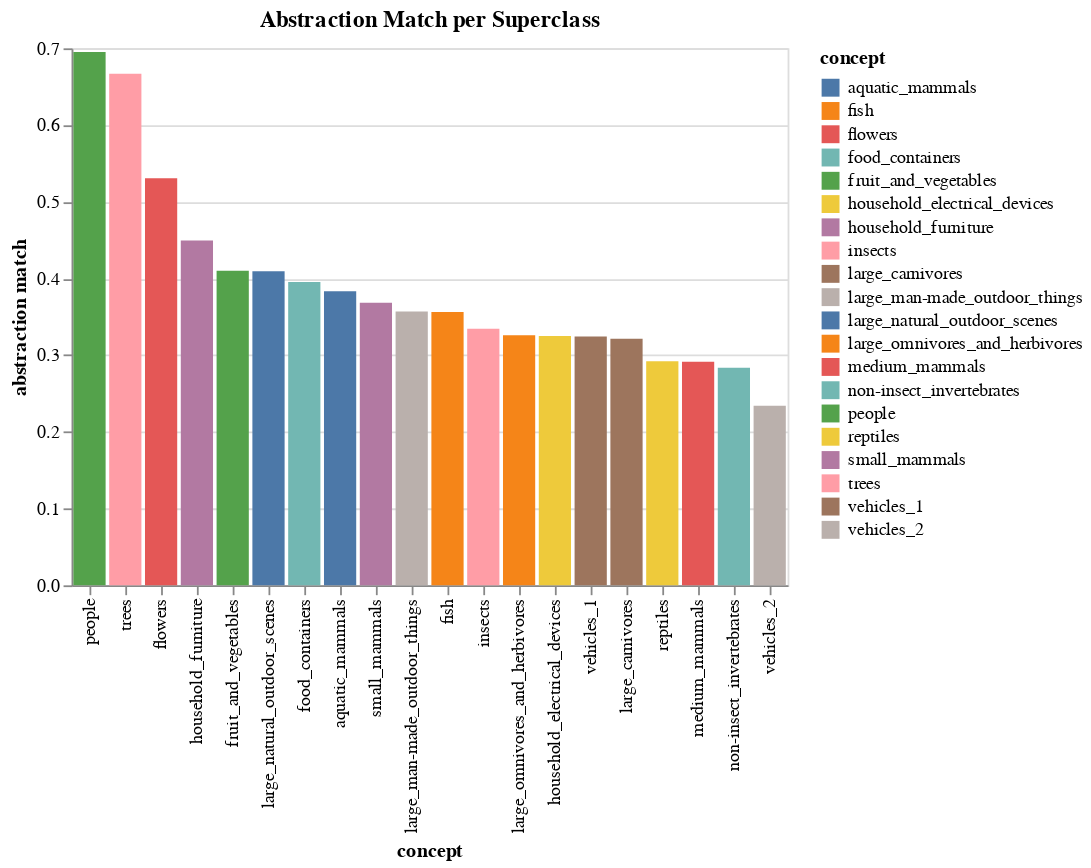

Notebook code for this chart:
### Markdown cell above
### Abstraction Match
Abstraction match measures how much moving up one level of abstraction reduces the model's entropy. If the abstraction match is high (e.g., a lot of entropy is reduced), that is a signal that the model has learned those abstractions.

### Code cell
# Compute level-1 abstraction match aggregated per level-1 concept
instance_per_concept = {}
for i, label in enumerate(labels):
    label_concept = cifar_metadata.CLASS_TO_SUPERCLASS[label]
    if label_concept not in instance_per_concept:
        instance_per_concept[label_concept] = set([])
    instance_per_concept[label_concept].add(i)

# Compute abstraction match per leve-1 concept
level_1_concept_abstraction_match = {}
for concept, instances in tqdm(instance_per_concept.items()):
    instance_fitted_abstractions = [fitted_abstraction for i, fitted_abstraction in enumerate(fitted_abstractions) if i in instances]
    match = metrics.abstraction_match(instance_fitted_abstractions, 1)
    level_1_concept_abstraction_match[concept] = match
        
# Plot abstraction match
ordered_concepts = sorted(level_1_concept_abstraction_match.keys(), key=lambda c: level_1_concept_abstraction_match[c], reverse=True)
df = pd.DataFrame.from_dict({
    'concept': [cifar_metadata.SUPERCLASS_LABELS[concept] for concept in ordered_concepts],
    'abstraction match': [level_1_concept_abstraction_match[concept] for concept in ordered_concepts],
})
alt.Chart(df, title='Abstraction Match per Superclass').mark_bar().encode(
    x=alt.X('concept:N').sort('-y'),
    y=alt.Y('abstraction match:Q'),
    color=alt.Color('concept:N'),
)

### Figure 1 — Vega-Lite specification as saved in the notebook (floating-point values rounded to 4 significant figures)
{"config": {"view": {"continuousWidth": 300, "continuousHeight": 300}}, "data": {"name": "data-6396fcf7d066a9c0e7cfeccd6da02f5b"}, "mark": {"type": "bar"}, "encoding": {"color": {"field": "concept", "type": "nominal"}, "x": {"field": "concept", "sort": "-y", "type": "nominal"}, "y": {"field": "abstraction match", "type": "quantitative"}}, "title": "Abstraction Match per Superclass", "$schema": "https://vega.github.io/schema/vega-lite/v5.8.0.json", "datasets": {"data-6396fcf7d066a9c0e7cfeccd6da02f5b": [{"concept": "people", "abstraction match": 0.6951}, {"concept": "trees", "abstraction match": 0.6667}, {"concept": "flowers", "abstraction match": 0.5306}, {"concept": "household_furniture", "abstraction match": 0.4495}, {"concept": "fruit_and_vegetables", "abstraction match": 0.4099}, {"concept": "large_natural_outdoor_scenes", "abstraction match": 0.4093}, {"concept": "food_containers", "abstraction match": 0.3955}, {"concept": "aquatic_mammals", "abstraction match": 0.3835}, {"concept": "small_mammals", "abstraction match": 0.3682}, {"concept": "large_man-made_outdoor_things", "abstraction match": 0.357}, {"concept": "fish", "abstraction match": 0.3564}, {"concept": "insects", "abstraction match": 0.3343}, {"concept": "large_omnivores_and_herbivores", "abstraction match": 0.3261}, {"concept": "household_electrical_devices", "abstraction match": 0.3251}, {"concept": "vehicles_1", "abstraction match": 0.3244}, {"concept": "large_carnivores", "abstraction match": 0.3213}, {"concept": "reptiles", "abstraction match": 0.2922}, {"concept": "medium_mammals", "abstraction match": 0.2913}, {"concept": "non-insect_invertebrates", "abstraction match": 0.2836}, {"concept": "vehicles_2", "abstraction match": 0.234}]}}
